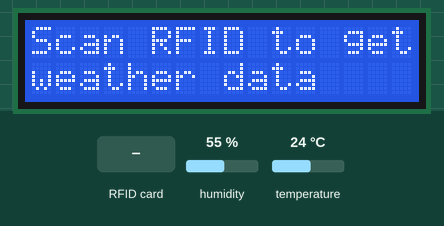
This sketch was run on a simulated Arduino Uno, built with avr-gcc and run on an emulated ATmega328P. Parts: 16×2 character LCD. The inputs (shaded band) are chosen by the test bench; at power-on: humidity 55 %, temperature 24 °C. What the sketch prints to the serial monitor is not drawn.

Above: at 2.8 s.
2.9 s: RFID card 5E 7A 19 C4 held to the reader
At 3.9 s:
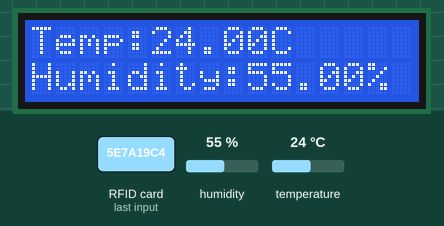
Timing chart, 0 to 5.9 s (numbered marks = the images above; inputs shaded):
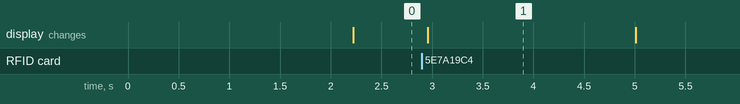

The sketch:

bluetoothWeatherStation.ino
```cpp
#include <Wire.h>
#include <LiquidCrystal_I2C.h>
#include <DHT.h>
#include <SoftwareSerial.h>
#include <TimerOne.h>
#include <SPI.h>
#include <MFRC522.h>

#define DHTPIN 4       // DHT11 data pin connected to Arduino digital pin 4
#define DHTTYPE DHT11  // DHT type

#define RST_PIN 9    // Define the RST_PIN (if not connected to Arduino, set to -1)
#define SS_PIN 10    // Define the SS_PIN (MFRC522's SDA pin connected to Arduino digital pin 10)

DHT dht(DHTPIN, DHTTYPE);

LiquidCrystal_I2C lcd(0x27, 16, 2);  // Set the LCD address to 0x27 for a 16 chars and 2 line display

SoftwareSerial bluetoothSerial(2, 3);  // TX(2), RX(3) pins for Bluetooth module

MFRC522 rfid(SS_PIN, RST_PIN);  // Create MFRC522 instance

volatile bool flag = false;

float temperature = 0;
float humidity = 0;

void setup() {
  Serial.begin(9600);  // Serial monitor for debugging
  lcd.init();          // Initialize the LCD
  lcd.backlight();     // Turn on the backlight
  dht.begin();         // Initialize DHT sensor
  SPI.begin();         // Init SPI bus

  rfid.PCD_Init();     // Init MFRC522

  bluetoothSerial.begin(9600);  // Start SoftwareSerial for Bluetooth communication
  Serial.println("Bluetooth Terminal - Temperature & Humidity");
  bluetoothSerial.println("Bluetooth Terminal - Temperature & Humidity");

  Timer1.initialize(2000000); // 2 seconds interval
  Timer1.attachInterrupt(timerIsr);
}

void loop() {
  if (flag) {
    humidity = dht.readHumidity();        // Read humidity
    temperature = dht.readTemperature();  // Read temperature in Celsius

    if (isnan(humidity) || isnan(temperature)) {
      Serial.println("Failed to read from DHT sensor!");
      return;
    }

    lcd.clear();          // Clear the LCD screen
    lcd.setCursor(0, 0);  // Set cursor to the first column and first row
    lcd.print("Scan RFID to get");
    lcd.setCursor(0, 1);
    lcd.print("weather data");

    flag = false; // Reset the flag
  }

  // Check for RFID scan
  if (rfid.PICC_IsNewCardPresent() && rfid.PICC_ReadCardSerial()) {
    Serial.println("RFID card detected!");

    // Place your logic here to identify the card and trigger weather display
    // For demonstration purposes, let's assume the card triggers weather display
    displayWeather();
    delay(2000); // Delay to avoid repeated readings
  }

  // Check if data is available from Bluetooth
  if (bluetoothSerial.available() > 0) {
    char receivedChar = bluetoothSerial.read();
    if (receivedChar == '1') {
      // Send temperature and humidity to Bluetooth
      bluetoothSerial.print("Temperature: ");
      bluetoothSerial.print(temperature);
      bluetoothSerial.print(" C, Humidity: ");
      bluetoothSerial.print(humidity);
      bluetoothSerial.println(" %");
    }
  }
}

void timerIsr() {
  flag = true; // Set the flag in the interrupt
}

void displayWeather() {
  // Your logic to display weather information on the LCD here
  // This function is called when an RFID card is detected
  // For example:
  lcd.clear();
  lcd.setCursor(0, 0);
  lcd.print("Temp:");
  lcd.print(temperature);
  lcd.print("C");
  lcd.setCursor(0, 1);
  lcd.print("Humidity:");
  lcd.print(humidity);
  lcd.print("%");
}
```

Measured:
- after the input at 2.9 s, the display: changes after 0.06 s (image 1)
- what the display in image 1 shows lasts 2.0 s, from 3.0 s to 5.0 s
